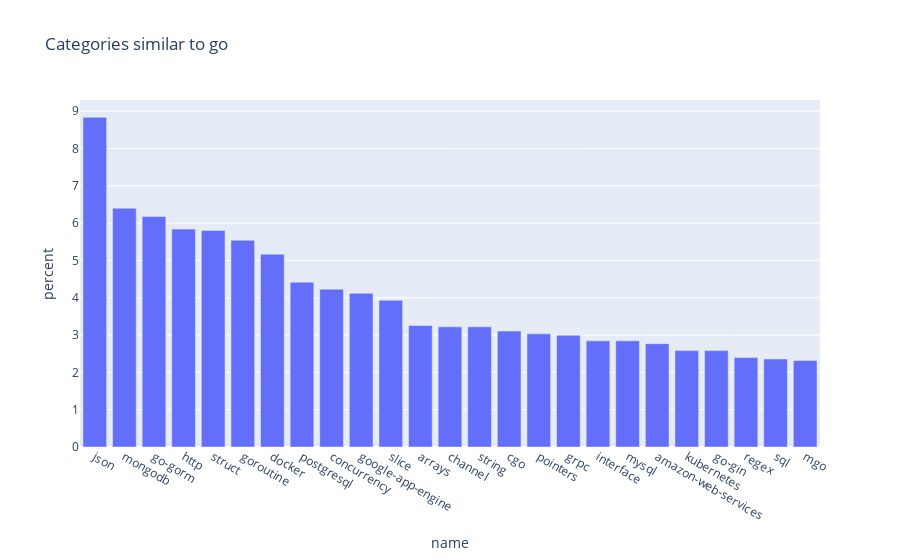

The notebook cell this image was saved under:
### Code cell
build_chart("go")

### Figure 1 — Plotly figure (JSON) as saved in the notebook; plotly's stock layout.template omitted (floating-point values rounded to 4 significant figures)
{"data": [{"alignmentgroup": "True", "hovertemplate": "name=%{x}<br>percent=%{y}<extra></extra>", "legendgroup": "", "marker": {"color": "#636efa", "pattern": {"shape": ""}}, "name": "", "offsetgroup": "", "orientation": "v", "showlegend": false, "textposition": "auto", "type": "bar", "x": ["json", "mongodb", "go-gorm", "http", "struct", "goroutine", "docker", "postgresql", "concurrency", "google-app-engine", "slice", "arrays", "channel", "string", "cgo", "pointers", "grpc", "interface", "mysql", "amazon-web-services", "kubernetes", "go-gin", "regex", "sql", "mgo"], "xaxis": "x", "y": [8.836, 6.402, 6.177, 5.841, 5.803, 5.541, 5.167, 4.418, 4.231, 4.118, 3.931, 3.257, 3.22, 3.22, 3.107, 3.033, 2.995, 2.845, 2.845, 2.77, 2.583, 2.583, 2.396, 2.359, 2.321], "yaxis": "y"}], "layout": {"barmode": "relative", "legend": {"tracegroupgap": 0}, "title": {"text": "Categories similar to go"}, "xaxis": {"anchor": "y", "domain": [0, 1], "title": {"text": "name"}}, "yaxis": {"anchor": "x", "domain": [0, 1], "title": {"text": "percent"}}}}
